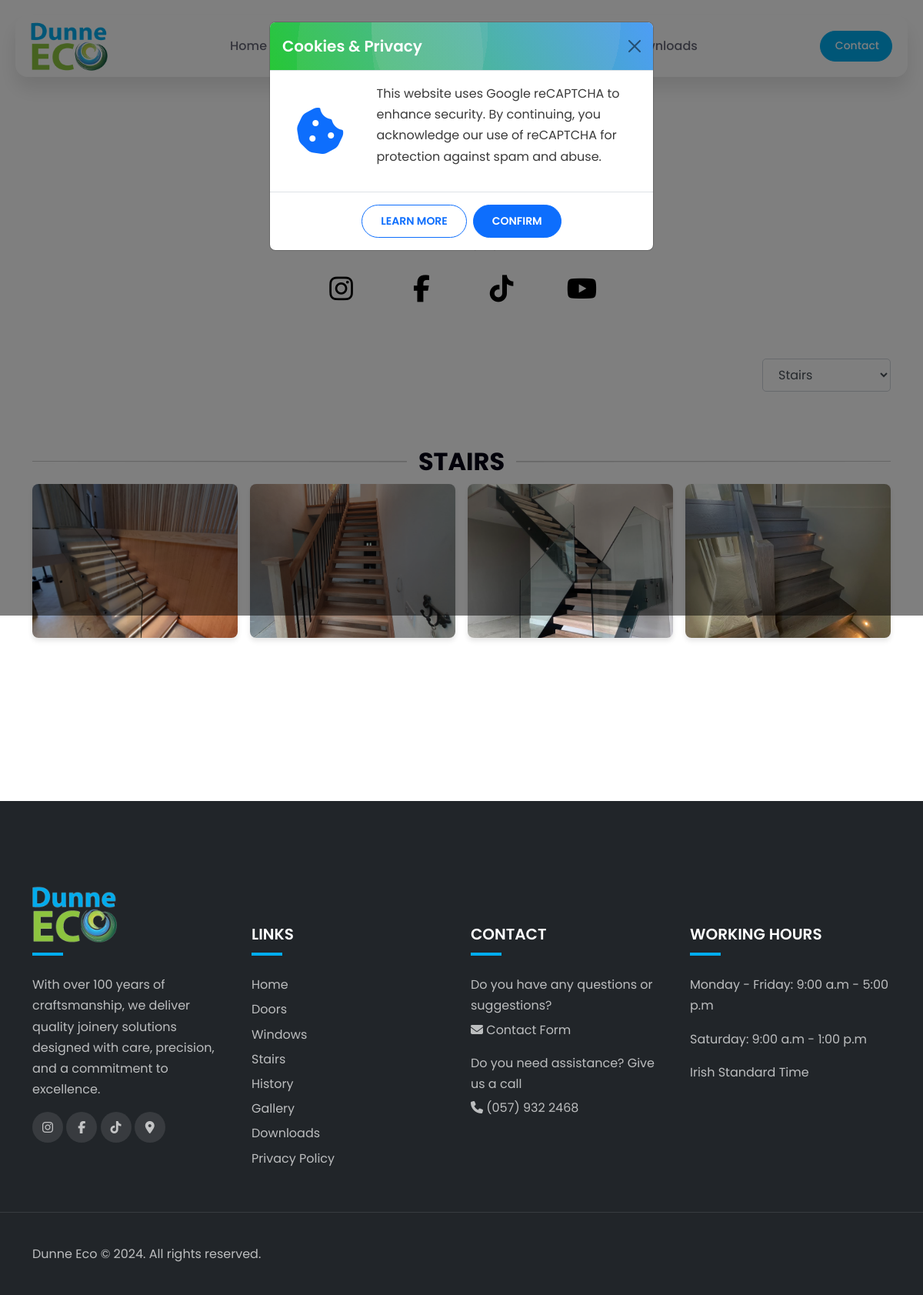
Screenshot of /gallery?category=stairs with the database file from the repository.
### gallery/models.py (models this page shows, shortened)
class Category(models.Model):
    name = models.CharField(max_length=254, unique=True)
    slug = models.SlugField(max_length=254, unique=True, editable=False)
    class Meta:
        verbose_name_plural = 'Categories'

class Image(models.Model):
    category = models.ForeignKey(
        Category,
        on_delete=models.CASCADE, null=False,
        blank=False, related_name="images"
    )
    image = models.ImageField(upload_to="gallery/", null=False, blank=False)
    title = models.CharField(max_length=254, blank=True)
    uploaded_at = models.DateTimeField(auto_now_add=True)
    class Meta:
        ordering = ['-uploaded_at']

### gallery/views.py (the view)
# urls.py: path('gallery', include('gallery.urls')),
def gallery(request):
    categories = Category.objects.all()
    selected_category = request.GET.get('category')
    images = Image.objects.all()
    if selected_category:
        images = images.filter(category__slug=selected_category)
    context = {
        'categories': categories,
        'selected_category': selected_category,
        'images': images,
    }
    return render(request, 'gallery/gallery.html', context)

### gallery/templates/gallery/gallery.html (shortened to what this page needs)
{% extends "base.html" %}
{% block gallery_active %}active{% endblock %}
{% load static %}
{% block extra_css %}
<link rel="stylesheet" href="{% static 'gallery/css/gallery.css' %}">
{% endblock %}
{% block content %}
<section class="section-padding my-4 mx-auto px-3">
    <div class="container">
        <div class="row">
            <div class="col-12 text-center" data-aos="fade-down" data-aos-delay="50">
                <div class="section-title">
                    <h1 class="display-4 fw-semibold">Our Work</h1>
                    <p>Head over to our socials to get a more in depth view of our most recent projects!</p>
                    <div class="gallery-social-icons">
                        <a href="https://www.instagram.com/dunneeco/" target="_blank"><i class="fa-brands fa-instagram"></i></a>
                        <a href="https://www.facebook.com/dunneeco/" target="_blank"><i class="fa-brands fa-facebook-f"></i></a>
                        <a href="https://www.tiktok.com/@dunneeco" target="_blank"><i class="fa-brands fa-tiktok"></i></a>
                        <a href="https://www.youtube.com/@dunneeco" target="_blank"><i class="fa-brands fa-youtube"></i></a>
                    </div>
                </div>
            </div>
            <div class="sort-selector mb-4">
                <form method="get">
                    <select name="category" onchange="this.form.submit()">
                        {% for category in categories %}
                        <option value="{{ category.slug }}" {% if category.slug == selected_category %}selected{% endif %}>
                            {{ category.name }}
                        </option>
                        {% endfor %}
                    </select>
                </form>
            </div>
        </div>
        {% for category in categories %}
        {% if not selected_category or category.slug == selected_category %}
        <div class="row" data-aos="fade-down" data-aos-delay="150">
            <div class="category-section my-5">
                <div class="gallery-category-heading-wrapper">
                    <hr class="category-hr-left">
                    <h2 class="gallery-category-heading" id="{{ category.slug }}">{{ category.name }}</h2>
                    <hr class="category-hr-right">
                </div>
                <div class="gallery-grid">
                    {% for image in category.images.all %}
                    <div class="gallery-image-wrapper">
                        <a href="{{ image.image.url }}" data-fancybox="gallery" data-caption="{{ image.title }}">
                            <div class="gallery-image-container">
                                <img src="{{ image.image.url }}" alt="{{ image.title|default:'Gallery Image' }}" class="gallery-image">
                            </div>
                        </a>
                    </div>
                    {% empty %}
                    <p class="no-images">No images available for this category.</p>
                    {% endfor %}
                </div>
            </div>
        </div>
        {% endif %}
        {% empty %}
        <p>No categories available yet.</p>
        {% endfor %}
    </div>
</section>
{% endblock %}

### static/css/base.css (style rules this page uses)
:root { --text: #3A3A3A; --background: #FFF; --primary: #00adef; --primary-rgb: 0, 173, 239; --secondary: #3A87C7; --accent: #04E824; --font-base: 'Poppins', sans-serif; --box-shadow: 0px 15px 25px rgba(0,0,0,0.1); --transition: all 0.5s ease; }
* { margin: 0; padding: 0; }
body { font-family: var(--font-base); line-height: 1.7; background-color: var(--background); color: var(--text); }
h1, h2, h3, h4, h5, h6, .h1, .h2, .h3, .h4, .h5, .h6 { font-weight: 600; color: #050315; }
a { text-decoration: none; }
img { max-width: 100%; height: auto; }
.section-padding { padding-top: 140px; padding-bottom: 140px; }
.section-title { margin-bottom: 60px; }
.section-title p { max-width: 500px; margin-left: auto; margin-right: auto; }

### gallery/static/gallery/css/gallery.css (style rules this page uses)
.gallery-grid { display: grid; grid-template-columns: repeat(auto-fit, minmax(250px, 1fr)); gap: 16px; }
.gallery-category-heading-wrapper { display: flex; align-items: center; justify-content: center; gap: 15px; margin-bottom: 10px; }
.gallery-category-heading { margin-bottom: 0; font-weight: bold; text-transform: uppercase; }
.category-hr-left, .category-hr-right { flex-grow: 1; height: 2px; }
.category-hr-right { background: linear-gradient(to left, rgba(0, 0, 0, 0), rgba(0, 0, 0, 0.5)); }
.category-hr-left { background: linear-gradient(to right, rgba(0, 0, 0, 0), rgba(0, 0, 0, 0.5)); }
.gallery-image-wrapper { text-align: center; }
.gallery-image-container { position: relative; width: 100%; aspect-ratio: 4 / 3; overflow: hidden; border-radius: 8px; box-shadow: 0 4px 6px rgba(0, 0, 0, 0.1); display: flex; align-items: center; justify-content: center; }
.gallery-image { width: 100%; height: 100%; object-fit: cover; transition: transform 0.3s ease; }
.gallery-social-icons a { font-size: 35px; width: 60px; height: 60px; display: inline-flex; align-items: center; justify-content: center; margin: 0 20px; color: #000; background-color: rgba(255, 255, 255, 0.1); transition: var(--transition); }
.sort-selector { display: flex; justify-content: flex-end; margin-bottom: 1rem; }
.sort-selector select { width: auto; padding: 0.5rem 1rem; border: 1px solid #ced4da; border-radius: 5px; background-color: white; font-size: 1rem; color: #495057; }

### rows the page displays
Category: name "STAIRS"
Image: image (picture)
Image: image (picture)
Image: image (picture)
Image: image (picture)

### other values shown
form field category "Stairs"
